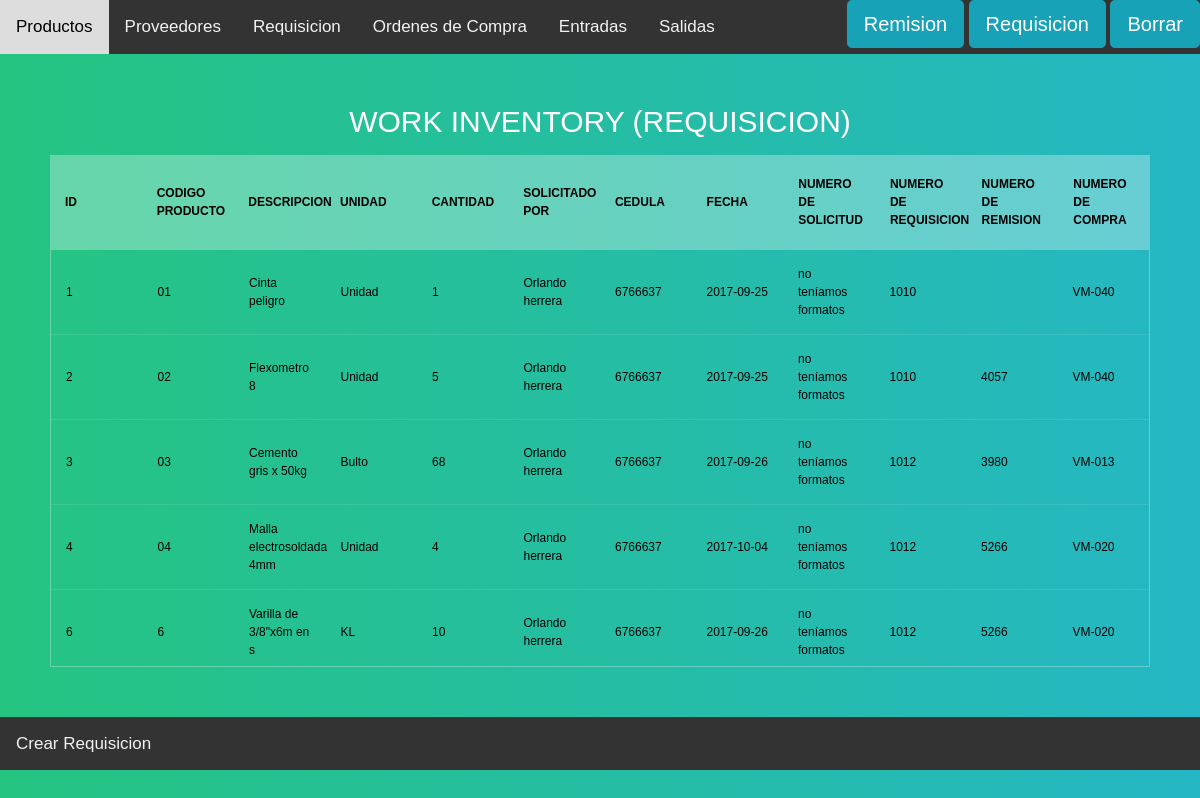
Page /Requisition on the committed database.
### models.py (models this page shows)
class Products(db.Model):
    __tablename__="Products"
    Identifier = db.Column(db.String(100), primary_key=True)
    Description = db.Column(db.String(100))
    Units= db.Column(db.String(100))
    Tickets_now = db.Column(db.Integer, default = 0)
    Departures_now = db.Column(db.Integer, default = 0)
    balance_now  = db.Column(db.Integer, default = 0)
    Ticket = db.relationship('Tickets', backref='Products')
    Departures = db.relationship('Departures', backref='Products')
    Requisition = db.relationship('Requisition', backref='Products')
    Buy_order = db.relationship('Buy_order', backref='Products')

class Requisition(db.Model):
    __tablename__="Requisition"
    id = db.Column(db.Integer, autoincrement=True,primary_key=True)
    N_Requisition = db.Column(db.String(100))
    Solicitud_name= db.Column(db.String(100))
    Ced = db.Column(db.String(100))
    Destine = db.Column(db.String(100))
    Date =  db.Column(db.String(100))
    amount =  db.Column(db.Integer)
    N_compra = db.Column(db.String(100), default=" ")
    Remision =  db.Column(db.String(100), default=" ")
    Products_id= db.Column(db.String(255), db.ForeignKey('Products.Identifier'))
    Solicitud_P = db.Column(db.String(100))
    Buy_Order = db.relationship('Buy_order')

### app.py (the view, shortened to what this page needs)
@app.route('/Requisition', methods=['GET','POST'])
def Requisition_table():
    search_form = forms.Search(request.form)
    Rquest = {}
    for ID,N_Requisition,Name_S,Ced,Destine,Date,amount,N_Compra,N_Remision,Product_id,N_Solicitud in  db.session.query(Requisition.id,Requisition.N_Requisition,Requisition.Solicitud_name,Requisition.Ced,Requisition.Destine,Requisition.Date,Requisition.amount,Requisition.N_compra,Requisition.Remision,Requisition.Products_id,Requisition.Solicitud_P):
                Product = Products.query.filter_by(Identifier=Product_id).first()
                Temp = {}
                Temp['ID'] = ID
                Temp['Solicitud']= Name_S
                Temp['Ced']= Ced
                Temp['Date'] = Date
                Temp['Ident'] = Product.Identifier
                Temp['Description'] = Product.Description
                Temp['Amount'] = amount
                Temp['Units'] = Product.Units
                Temp['Number_Solicitud'] = N_Solicitud
                Temp['Number_Requisition'] = N_Requisition
                Temp['Number_Compra'] = N_Compra
                Temp['Remision'] = N_Remision
                Rquest[ID] = Temp
    return render_template('Requisition.html',Inventory = Rquest, form=search_form )

### templates/Requisition.html (shortened to what this page needs)
{% extends  'Header.html'%}
{% block search %}
  {% from "_macro.html" import render %}
<div class="topnav-right">
<button type="button"  class="btn btn-info btn-lg" data-toggle="modal" data-target="#myModal">Remision</button>
  <button type="button"  class="btn btn-info btn-lg" data-toggle="modal" data-target="#myModal2">Requisicion</button>
  <button type="button"  class="btn btn-info btn-lg" data-toggle="modal" data-target="#myModal3">Borrar</button>
</div>
{% endblock %}
{% block content %}
      <section>
    <h1>Work inventory  (Requisicion) </h1>
    <div class="tbl-header">
      <table cellpadding="0" cellspacing="0" border="0">
        <thead>
          <tr>
            <tr >
              <th class="cell100 column1">ID</th>
              <th class="cell100 column3">Codigo Producto</th>
              <th class="cell100 column3">Descripcion</th>
              <th class="cell100 column3">Unidad</th>
              <th class="cell100 column3">Cantidad</th>
              <th class="cell100 column1">Solicitado por</th>
              <th class="cell100 column1">Cedula</th>
              <th class="cell100 column3">fecha</th>
              <th class="cell100 column3">Numero de Solicitud</th>
              <th class="cell100 column3">Numero de Requisicion</th>
              <th class="cell100 column3">Numero de Remision</th>
              <th class="cell100 column3">Numero de compra</th>
          </tr>
        </thead>
      </table>
    </div>
    <div class="tbl-content">
      <table cellpadding="0" cellspacing="0" border="0">
        <tbody>
            {% for key in Inventory.keys() %}
              <tr>
                <td>{{Inventory[key]['ID']}}</td>
                <td>{{Inventory[key]['Ident']}}</td>
                <td>{{Inventory[key]['Description']}}</td>
                <td>{{Inventory[key]['Units']}}</td>
                <td>{{Inventory[key]['Amount']}}</td>
                <td>{{Inventory[key]['Solicitud']}}</td>
                <td>{{Inventory[key]['Ced']}}</td>
                <td>{{Inventory[key]['Date']}}</td>
                <td>{{Inventory[key]['Number_Solicitud']}}</td>
                <td>{{Inventory[key]['Number_Requisition']}}</td>
                <td>{{Inventory[key]['Remision']}}</td>
                <td>{{Inventory[key]['Number_Compra']}}</td>
              </tr>
            {% endfor %}
        </tbody>
      </table>
    </div>
  </section>
{% endblock %}
  {% block footer %}
  <div class="topnav">
    <a href="http://127.0.0.1:8888/Create_Requisition">Crear Requisicion</a>
    </div>
  {% endblock%}

### templates/Header.html (style rules this page uses)
h1 { font-size: 30px; color: #fff; text-transform: uppercase; font-weight: 300; text-align: center; margin-bottom: 15px; }
table { width:100%; table-layout: fixed; }
.tbl-header { background-color: rgba(255,255,255,0.3); }
.tbl-content { height: 418px; overflow-x:auto; margin-top: 0px; border: 1px solid rgba(255,255,255,0.3); }
th { padding: 20px 15px; text-align: left; font-weight: 600; font-size: 12px; color: #000000; text-transform: uppercase; }
td { padding: 15px; text-align: left; vertical-align:middle; font-weight: 500; font-size: 12px; color: #000000; border-bottom: solid 1px rgba(255,255,255,0.1); }
body { background: -webkit-linear-gradient(left, #25c481, #25b7c4); background: linear-gradient(to right, #25c481, #25b7c4); font-family: 'Roboto', sans-serif; }
section { margin: 50px; }
body { margin: 0; font-family: Arial, Helvetica, sans-serif; }
.topnav { overflow: hidden; background-color: #333; }
.topnav a { float: left; color: #f2f2f2; text-align: center; padding: 14px 16px; text-decoration: none; font-size: 17px; }
.topnav-right { float: right; }

### rows in the picture
Products: Identifier "01", Description "Cinta peligro", Units "Unidad"
Requisition: Solicitud_name "Orlando herrera", Ced "6766637", Date "2017-09-25", Solicitud_P "no teníamos formatos", N_Requisition "1010", N_compra "VM-040"
Products: Identifier "02", Description "Flexometro 8", Units "Unidad"
Requisition: Solicitud_name "Orlando herrera", Ced "6766637", Date "2017-09-25", Solicitud_P "no teníamos formatos", N_Requisition "1010", Remision "4057", N_compra "VM-040"
Products: Identifier "03", Description "Cemento gris x 50kg", Units "Bulto"
Requisition: Solicitud_name "Orlando herrera", Ced "6766637", Date "2017-09-26", Solicitud_P "no teníamos formatos", N_Requisition "1012", Remision "3980", N_compra "VM-013"
Products: Identifier "04", Description "Malla electrosoldada 4mm", Units "Unidad"
Requisition: Solicitud_name "Orlando herrera", Ced "6766637", Date "2017-10-04", Solicitud_P "no teníamos formatos", N_Requisition "1012", Remision "5266", N_compra "VM-020"
Products: Description "Varilla de 3/8\"x6m en s", Units "KL"
Requisition: Solicitud_name "Orlando herrera", Ced "6766637", Date "2017-09-26", Solicitud_P "no teníamos formatos", N_Requisition "1012", Remision "5266", N_compra "VM-020"

### other values in the picture
{{ Inventory[key]['ID'] }} "1" "2" "3" "4" "6"
{{ Inventory[key]['Amount'] }} "1" "5" "68" "4" "10"
{{ Inventory[key]['Ident'] }} "6"
